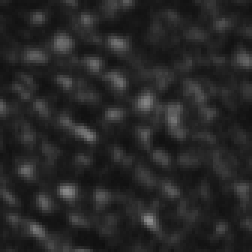
%> input picture Cone Counting Distribution Edition v0p36/etc/MT025aODbaseline1_002_103 ref 60_7.19deg N0.17deg I.tif, 84 x 84 px (shown 3 times larger)
$ octave --eval "result = fit_fourier_spacing;"   (GNU Octave 9; MATLAB toolbox functions it lacks are replaced by stand-ins)
%> lines starting %> are read from the running program, lines starting %| are printed output that depends on the picture; in (x1, y1, x2, y2) boxes, pixels count from 0 and x2, y2 are one past the last pixel; in counts of white or black regions, pixels touching at a corner belong together; the program's own positions count from 1
### DFT-Based-Spacing[UNVALIDATED]/imcart2pseudopolar.m
function [ pseudoim, maxrho ] = imcart2pseudopolar( im, rhoSampling, thetaSampling , location, method, rhostart )
%FUNCTION [ pseudoim ] = imcart2pseudopolar( im, rhoSampling, thetaSampling )
%   Robert Cooper
%
% This function takes in an image and converts it to pseudopolar, where
% Rho (the radius) is as long as half of the shortest side of the image,
% and Theta is sampled every other degree (by default)
%
% Change rhoUpsampling and thetaSampling to increase/decrease the sampling of the image.
% If you wish to upsample, then lower the *Sampling.
% If you wish to downsample, then raise the *Sampling.

if ~exist('rhostart','var') || isempty(rhostart)
     rhostart =0;
end

if ~exist('rhoSampling','var') || isempty(rhoSampling)
     rhoSampling =1;
end

if ~exist('thetaSampling','var') || isempty(thetaSampling)
     thetaSampling =1;
end

if ~exist('method','var') || isempty(method)
     method ='linear';
end

if ~exist('location','var') || isempty(location)
     location = [floor(size(im,2)/2)+1 floor(size(im,1)/2)+1];
end

im = double(im);
%%
[X, Y]= meshgrid( 1:size(im,2), 1:size(im,1) );

rho = rhostart:rhoSampling: floor(min(size(im))/2)-1;
theta_step = thetaSampling*2*pi/360;
theta = 0: theta_step: 2*pi-theta_step;

[R,T] = meshgrid(rho,theta);

[Rx, Ty] = pol2cart(T,R);

Rx = Rx + location(1);
Ty = Ty + location(2);

pseudoim = interp2(X,Y,im,Rx,Ty,method);

pseudoim(isnan(pseudoim)) = 0;
maxrho = max(rho);
% imagesc( pseudoim ); colormap gray; axis image;
end

### DFT-Based-Spacing[UNVALIDATED]/fit_fourier_spacing.m
function [avg_pixel_spac, interped_spac_map, interped_err_map, sum_map, imbox ] = fit_fourier_spacing(test_image, roi_size, supersampling, row_or_cell)


if ~exist('test_image','var') || isempty(test_image)
    [filename, pathname] = uigetfile('*.tif', 'Pick an image to segment');
%> the answer given: ../Cone Counting Distribution Edition v0p36/etc/MT025aODbaseline1_002_103 ref 60_7.19deg N0.17deg I.tif

    test_image = imread( fullfile(pathname, filename) );
%> test_image is the input picture: size 84x84 uint8; min 15, max 143, mean 38.6

end
% tic;
if size(test_image,3) >1
    test_image = test_image(:,:,1);
end
im_size = size(test_image);
%> im_size = [84 84]

if ~exist('roi_size','var')
    roi_size = im_size;
%> roi_size = [84 84]
end

if ~exist('supersampling','var')
    supersampling = false;
end

if ~exist('row_or_cell','var')
    row_or_cell = 'row';
end

roi_step = floor(roi_size/4);
%> roi_step = [21 21]
interped_spac_map=[];

imcomps = bwconncomp( imclose(test_image>0,ones(5)) );
imbox = regionprops(imcomps, 'BoundingBox');
%> imbox = 1 region; box (x1, y1, x2, y2): (0, 0, 84, 84)


boxsizes = zeros(size(imbox,1),1);
for i=1:size(imbox,1)
    boxsizes(i)= imbox(i).BoundingBox(3)*imbox(i).BoundingBox(4);
end
%> this loop made 1 pass
[~, maxsizeind]=max(boxsizes);
%> maxsizeind = 1
imbox = floor(imbox(maxsizeind).BoundingBox);
%> imbox = [0 0 84 84]

imbox(imbox<=0) = 1;
width_diff = im_size(2)-(imbox(1)+imbox(3));
%> width_diff = -1
if width_diff  < 0
    imbox(3) = imbox(3)+width_diff;
end
height_diff = im_size(1)-(imbox(2)+imbox(4));
%> height_diff = -1
if height_diff  < 0
    imbox(4) = imbox(4)+height_diff;
end

if any( im_size(1:2) <= roi_size)
    % Our roi size should always be divisible by 2 (for simplicity).
    if rem(min(roi_size),2) ~= 0
        roi_size = min(roi_size)-1;
    end
    roi = {test_image(1:roi_size,1:roi_size)};
%> roi = 1 item
else
    % Our roi size should always be divisible by 2 (for simplicity).
    if rem(roi_size,2) ~= 0
        roi_size = roi_size-1;
    end
    roi = cell(round((size(test_image)-roi_size)/roi_step));

    for i=imbox(2):roi_step:imbox(2)+imbox(4)-roi_size
        for j=imbox(1):roi_step:imbox(1)+imbox(3)-roi_size

            numzeros = sum(sum(test_image(i:i+roi_size-1, j:j+roi_size-1)<=10));

            if numzeros < (roi_size*roi_size)*0.05
                roi{round(i/roi_step)+1,round(j/roi_step)+1} = test_image(i:i+roi_size-1, j:j+roi_size-1);
            else
                roi{round(i/roi_step)+1,round(j/roi_step)+1} =[];
            end
        end
    end
end

numind = size(roi,1)*size(roi,2);
%> numind = 1
pixel_spac = nan(size(roi));
%> pixel_spac = NaN
err = nan(size(roi));
%> err = NaN


for r=1:length(pixel_spac(:))
    if ~isempty(roi{r})

        if supersampling% We don't want this run on massive images (RAM sink)

            padsize = roi_size(1)*6; % For reasoning, cite this: https://arxiv.org/pdf/1401.2636.pdf
            padsize = (padsize-roi_size(1))/2 + 1;

            power_spect = fftshift(fft2( padarray(roi{r}, [padsize padsize]) ));
            power_spect = imresize(log10(abs(power_spect).^2),[2048 2048]);
            rhostart = ceil(2048/min(im_size)); % Exclude the DC term from our radial average
        else
            power_spect = fftshift(fft2( roi{r} ));
            power_spect = log10(abs(power_spect).^2);
            rhostart=1; % Exclude the DC term from our radial average
        end

% [6 lines of commented-out code are left out]

        rhosampling = .5;
        thetasampling = 1;

        [polarroi, power_spect_radius] = imcart2pseudopolar(power_spect,rhosampling,thetasampling,[],'makima', rhostart);
        polarroi = circshift(polarroi,-90/thetasampling,1);
        %figure(101); imagesc(polarroi); axis image;

        upper_n_lower = [thetasampling:45 136:225 316:360]/thetasampling;
        left_n_right = [46:135 226:315]/thetasampling;
        upper_n_lower_fourierProfile = mean(polarroi(upper_n_lower,:));
        left_n_right_fourierProfile = mean(polarroi(left_n_right,:));
        fullfourierProfile = mean(polarroi);
%         figure(101); plot(upper_n_lower_fourierProfile); axis image;

        if strcmp(row_or_cell,'cell')  && ~all(isinf(left_n_right_fourierProfile)) && ~all(isnan(left_n_right_fourierProfile))

            [pixel_spac(r), ~, err(r)] = fourierFit(left_n_right_fourierProfile,[], false);
            pixel_spac(r) = 1/ (pixel_spac(r) / ((power_spect_radius*2)/rhosampling));

        elseif strcmp(row_or_cell,'row') && ~all(isinf(upper_n_lower_fourierProfile)) && ~all(isnan(upper_n_lower_fourierProfile))

            [pixel_spac(r), ~, err(r)] = fourierFit(upper_n_lower_fourierProfile,[], false);
            pixel_spac(r) = 1/ (pixel_spac(r) / ((power_spect_radius*2)/rhosampling));

        else
            pixel_spac(r) = NaN;
        end
    end
end
%> this loop made 1 pass
%> pass 1, in fit_fourier_spacing, `power_spect = log10(abs(power_spect).^2);`:
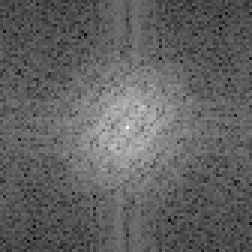
%> power_spect: size 84x84 double (shown 3 times larger); min 0.928, max 10.87, mean 4.74; drawn with min black and max white
%> the run ends on the next line

avg_pixel_spac = mean(pixel_spac(~isnan(pixel_spac)) );
std_pixel_spac = std(pixel_spac(~isnan(pixel_spac)));
interped_spac_map = avg_pixel_spac;
interped_err_map = err;


%% If we've sampled over the region, then create the heat map
if length(roi) > 1
    interped_spac_map=zeros(im_size);
    interped_err_map=zeros(im_size);
    interped_corrected_err_map=zeros(im_size);
    sum_map=zeros(im_size);

    for i=imbox(2):roi_step:imbox(2)+imbox(4)-roi_size
        for j=imbox(1):roi_step:imbox(1)+imbox(3)-roi_size

            if ~isnan( pixel_spac(round(i/roi_step)+1,round(j/roi_step)+1) )

                thiserr = err(round(i/roi_step)+1,round(j/roi_step)+1)^2;
%                 if thiserr > .44
                    interped_err_map(i:i+roi_size-1, j:j+roi_size-1) = interped_err_map(i:i+roi_size-1, j:j+roi_size-1) + thiserr;
                    thisspac = pixel_spac(round(i/roi_step)+1,round(j/roi_step)+1);


                    interped_spac_map(i:i+roi_size-1, j:j+roi_size-1) = interped_spac_map(i:i+roi_size-1, j:j+roi_size-1) + thiserr*thisspac;

                    sum_map(i:i+roi_size-1, j:j+roi_size-1) = sum_map(i:i+roi_size-1, j:j+roi_size-1) + 1;

%                 end
            else

            end
        end
    end


%     [X,Y]=meshgrid( 1:roi_step:(size(test_image,2)-roi_size-1), 1:roi_step:(size(test_image,1)-roi_size-1));
%     [Xq,Yq]=meshgrid( 1:(size(test_image,2)-roi_size-1), 1:(size(test_image,1)-roi_size-1));
%     interped_spac_map = interp2( X,Y, pixel_spac, Xq, Yq);

    interped_spac_map = interped_spac_map( imbox(2):imbox(2)+imbox(4), imbox(1):imbox(1)+imbox(3) );
    interped_err_map = interped_err_map( imbox(2):imbox(2)+imbox(4), imbox(1):imbox(1)+imbox(3) );
    sum_map = sum_map( imbox(2):imbox(2)+imbox(4), imbox(1):imbox(1)+imbox(3) );

    if strcmp(row_or_cell,'cell')
       figure(1);clf; imagesc(interped_spac_map./interped_err_map); axis image;
    elseif strcmp(row_or_cell,'row')
        figure(1);clf; imagesc((2/sqrt(3)).*interped_spac_map./interped_err_map); axis image;
    end


%     [cmap, amap] = firecmap(quantile(scaled_errmap(scaled_errmap~=0), 0.01),...
%                     quantile(scaled_errmap(scaled_errmap~=0), 0.25),...
%                     quantile(scaled_errmap(scaled_errmap~=0), 0.05), 256);
    [cmap, amap] = firecmap( 0.1882, 0.5608,0.3451, 256);


    scaled_errmap = floor(255*(interped_err_map./sum_map));
    scaled_errmap(isnan(scaled_errmap)) = 0;

    afullmap = zeros(size(scaled_errmap));

    for i=1:length(afullmap(:))
        afullmap(i) = amap( scaled_errmap(i)+1 );
    end


    figure(2);clf; errmap = image(scaled_errmap); colormap(cmap);
    alpha(errmap,afullmap); axis image;

    figure(3);clf; imagesc(sum_map); axis image; colormap gray;

    save( ['Fouriest_Result.mat'], '-v7.3' );
end


% pause;

end
